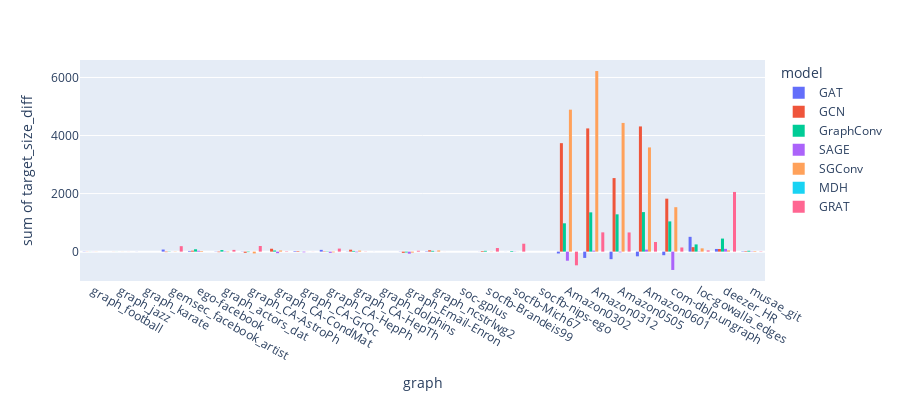

Notebook code cell kept with this figure:
### Code cell
fig = px.histogram(Full, x="graph", y="target_size_diff",
             color='model', barmode='group',
             height=400)
fig.show()

### Figure 1 — Plotly figure (JSON) as saved in the notebook; plotly's stock layout.template omitted (floating-point values rounded to 4 significant figures)
{"data": [{"alignmentgroup": "True", "bingroup": "x", "histfunc": "sum", "hovertemplate": "model=GAT<br>graph=%{x}<br>sum of target_size_diff=%{y}<extra></extra>", "legendgroup": "GAT", "marker": {"color": "#636efa", "pattern": {"shape": ""}}, "name": "GAT", "offsetgroup": "GAT", "orientation": "v", "showlegend": true, "type": "histogram", "x": ["graph_football", "graph_jazz", "graph_karate", "gemsec_facebook_artist", "ego-facebook", "graph_actors_dat", "graph_CA-AstroPh", "graph_CA-CondMat", "graph_CA-GrQc", "graph_CA-HepPh", "graph_CA-HepTh", "graph_dolphins", "graph_Email-Enron", "graph_ncstrlwg2", "soc-gplus", "socfb-Brandeis99", "socfb-Mich67", "socfb-nips-ego", "Amazon0302", "Amazon0312", "Amazon0505", "Amazon0601", "com-dblp.ungraph", "loc-gowalla_edges", "deezer_HR", "musae_git"], "xaxis": "x", "y": [7, 1, 3, 72, 24, 7, -7, 1, 19, 61, 6, 2, -6, 12, -1, 3, 2, 0, -64, -216, -260, -161, -123, 510, 92, 12], "yaxis": "y"}, {"alignmentgroup": "True", "bingroup": "x", "histfunc": "sum", "hovertemplate": "model=GCN<br>graph=%{x}<br>sum of target_size_diff=%{y}<extra></extra>", "legendgroup": "GCN", "marker": {"color": "#EF553B", "pattern": {"shape": ""}}, "name": "GCN", "offsetgroup": "GCN", "orientation": "v", "showlegend": true, "type": "histogram", "x": ["graph_football", "graph_jazz", "graph_karate", "gemsec_facebook_artist", "ego-facebook", "graph_actors_dat", "graph_CA-AstroPh", "graph_CA-CondMat", "graph_CA-GrQc", "graph_CA-HepPh", "graph_CA-HepTh", "graph_dolphins", "graph_Email-Enron", "graph_ncstrlwg2", "soc-gplus", "socfb-Brandeis99", "socfb-Mich67", "socfb-nips-ego", "Amazon0302", "Amazon0312", "Amazon0505", "Amazon0601", "com-dblp.ungraph", "loc-gowalla_edges", "deezer_HR", "musae_git"], "xaxis": "x", "y": [4, -2, 0, -17, 33, -19, -40, 100, 19, -12, 67, 0, -42, 47, 0, 23, 1, 0, 3737, 4245, 2534, 4313, 1825, 154, 91, 18], "yaxis": "y"}, {"alignmentgroup": "True", "bingroup": "x", "histfunc": "sum", "hovertemplate": "model=GraphConv<br>graph=%{x}<br>sum of target_size_diff=%{y}<extra></extra>", "legendgroup": "GraphConv", "marker": {"color": "#00cc96", "pattern": {"shape": ""}}, "name": "GraphConv", "offsetgroup": "GraphConv", "orientation": "v", "showlegend": true, "type": "histogram", "x": ["graph_football", "graph_jazz", "graph_karate", "gemsec_facebook_artist", "ego-facebook", "graph_actors_dat", "graph_CA-AstroPh", "graph_CA-CondMat", "graph_CA-GrQc", "graph_CA-HepPh", "graph_CA-HepTh", "graph_dolphins", "graph_Email-Enron", "graph_ncstrlwg2", "soc-gplus", "socfb-Brandeis99", "socfb-Mich67", "socfb-nips-ego", "Amazon0302", "Amazon0312", "Amazon0505", "Amazon0601", "com-dblp.ungraph", "loc-gowalla_edges", "deezer_HR", "musae_git"], "xaxis": "x", "y": [3, 2, 1, -9, 81, 54, -17, 39, -4, -10, 25, 0, -29, 27, 0, 28, 23, 0, 976, 1353, 1285, 1362, 1042, 249, 450, 30], "yaxis": "y"}, {"alignmentgroup": "True", "bingroup": "x", "histfunc": "sum", "hovertemplate": "model=SAGE<br>graph=%{x}<br>sum of target_size_diff=%{y}<extra></extra>", "legendgroup": "SAGE", "marker": {"color": "#ab63fa", "pattern": {"shape": ""}}, "name": "SAGE", "offsetgroup": "SAGE", "orientation": "v", "showlegend": true, "type": "histogram", "x": ["graph_football", "graph_jazz", "graph_karate", "gemsec_facebook_artist", "ego-facebook", "graph_actors_dat", "graph_CA-AstroPh", "graph_CA-CondMat", "graph_CA-GrQc", "graph_CA-HepPh", "graph_CA-HepTh", "graph_dolphins", "graph_Email-Enron", "graph_ncstrlwg2", "soc-gplus", "socfb-Brandeis99", "socfb-Mich67", "socfb-nips-ego", "Amazon0302", "Amazon0312", "Amazon0505", "Amazon0601", "com-dblp.ungraph", "loc-gowalla_edges", "deezer_HR", "musae_git"], "xaxis": "x", "y": [3, -1, 0, 2, 30, -16, -3, -53, -23, -42, -22, 0, -71, -6, 0, 0, 7, 0, -313, 34, -25, 69, -631, 10, 96, 10], "yaxis": "y"}, {"alignmentgroup": "True", "bingroup": "x", "histfunc": "sum", "hovertemplate": "model=SGConv<br>graph=%{x}<br>sum of target_size_diff=%{y}<extra></extra>", "legendgroup": "SGConv", "marker": {"color": "#FFA15A", "pattern": {"shape": ""}}, "name": "SGConv", "offsetgroup": "SGConv", "orientation": "v", "showlegend": true, "type": "histogram", "x": ["graph_football", "graph_jazz", "graph_karate", "gemsec_facebook_artist", "ego-facebook", "graph_actors_dat", "graph_CA-AstroPh", "graph_CA-CondMat", "graph_CA-GrQc", "graph_CA-HepPh", "graph_CA-HepTh", "graph_dolphins", "graph_Email-Enron", "graph_ncstrlwg2", "soc-gplus", "socfb-Brandeis99", "socfb-Mich67", "socfb-nips-ego", "Amazon0302", "Amazon0312", "Amazon0505", "Amazon0601", "com-dblp.ungraph", "loc-gowalla_edges", "deezer_HR", "musae_git"], "xaxis": "x", "y": [4, -2, 0, -7, 21, -19, -62, 40, 3, -25, 36, 0, -33, 41, 0, 6, 3, 0, 4891, 6221, 4434, 3590, 1531, 113, 42, 18], "yaxis": "y"}, {"alignmentgroup": "True", "bingroup": "x", "histfunc": "sum", "hovertemplate": "model=MDH<br>graph=%{x}<br>sum of target_size_diff=%{y}<extra></extra>", "legendgroup": "MDH", "marker": {"color": "#19d3f3", "pattern": {"shape": ""}}, "name": "MDH", "offsetgroup": "MDH", "orientation": "v", "showlegend": true, "type": "histogram", "x": ["graph_football", "graph_jazz", "graph_karate", "gemsec_facebook_artist", "ego-facebook", "graph_actors_dat", "graph_CA-AstroPh", "graph_CA-CondMat", "graph_CA-GrQc", "graph_CA-HepPh", "graph_CA-HepTh", "graph_dolphins", "graph_Email-Enron", "graph_ncstrlwg2", "soc-gplus", "socfb-Brandeis99", "socfb-Mich67", "socfb-nips-ego", "Amazon0302", "Amazon0312", "Amazon0505", "Amazon0601", "com-dblp.ungraph", "loc-gowalla_edges", "deezer_HR", "musae_git"], "xaxis": "x", "y": [0, 0, 0, 0, 0, 0, 0, 0, 0, 0, 0, 0, 0, 0, 0, 0, 0, 0, 0, 0, 0, 0, 0, 0, 0, 0], "yaxis": "y"}, {"alignmentgroup": "True", "bingroup": "x", "histfunc": "sum", "hovertemplate": "model=GRAT<br>graph=%{x}<br>sum of target_size_diff=%{y}<extra></extra>", "legendgroup": "GRAT", "marker": {"color": "#FF6692", "pattern": {"shape": ""}}, "name": "GRAT", "offsetgroup": "GRAT", "orientation": "v", "showlegend": true, "type": "histogram", "x": ["graph_football", "graph_jazz", "graph_karate", "gemsec_facebook_artist", "ego-facebook", "graph_actors_dat", "graph_CA-AstroPh", "graph_CA-CondMat", "graph_CA-GrQc", "graph_CA-HepPh", "graph_CA-HepTh", "graph_dolphins", "graph_Email-Enron", "graph_ncstrlwg2", "soc-gplus", "socfb-Brandeis99", "socfb-Mich67", "socfb-nips-ego", "Amazon0302", "Amazon0312", "Amazon0505", "Amazon0601", "com-dblp.ungraph", "loc-gowalla_edges", "deezer_HR", "musae_git"], "xaxis": "x", "y": [1, 2, 0, 188, 0, 60, 194, 13, 3, 105, -6, 0, 30, 2, 0, 124, 273, 0, -471, 664, 661, 332, 143, 43, 2056, 10], "yaxis": "y"}], "layout": {"barmode": "group", "height": 400, "legend": {"title": {"text": "model"}, "tracegroupgap": 0}, "margin": {"t": 60}, "xaxis": {"anchor": "y", "domain": [0, 1], "title": {"text": "graph"}}, "yaxis": {"anchor": "x", "domain": [0, 1], "title": {"text": "sum of target_size_diff"}}}}
